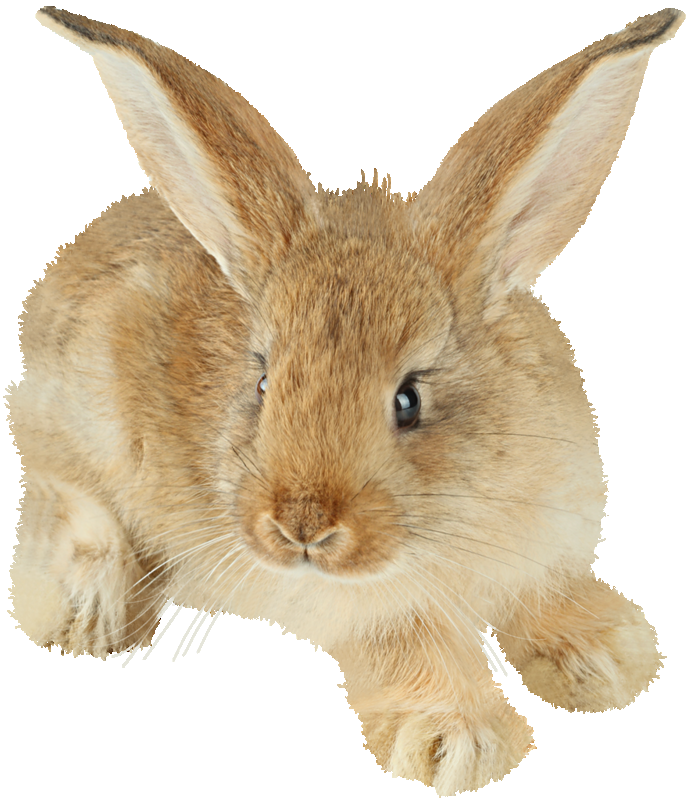
//> input picture ch5-Camera_and_Images/1-HandleImageByOpenCV/rabbit.jpeg, 689 x 800 px
$ ./imageBasics rabbit.jpeg   (built with g++ and OpenCV 4)
//> lines starting //> are read from the running program, lines starting //| are printed output that depends on the picture; after the words box and inside, x2 and y2 are one past the last pixel; in counts of white or black regions, pixels touching at a corner belong together
/**
 * @file imageBasics.cpp
 * @author your name (you@domain.com)
 * @brief OpenCV图像处理
 * @version 0.1
 * @date 2022-09-30
 *
 * @copyright Copyright (c) 2022
 *
 */

#include <iostream>

// 时间库，提供计时，时间等功能
#include <chrono>

using namespace std;

#include <opencv2/core/core.hpp>
#include <opencv2/highgui/highgui.hpp>

int main(int argc, char const *argv[])
{
    // 通过命令行读取图片 argv[1]
    cv::Mat image;
    image = cv::imread(argv[1]); // cv::imread()函数读取指定路径下的图像
//> image is the input picture: 800 rows x 689 cols, CV_8UC3; mean B, G, R 179.6, 203.3, 218.6

    // 判断图像文件是否正确读取
    if (image.data == nullptr) // 数据不存在，可能是文件不存在
    {
        cerr << "文件" << argv[1] << "不存在." << endl;
        return 0;
    }

    // 文件顺利读取，输出文件的基本信息
    cout << "image width: " << image.cols << endl;
//| image width: 689
    cout << "image heigh: " << image.rows << endl;
//| image heigh: 800
    cout << "image channels: " << image.channels() << endl;
//| image channels: 3


    // 显示图像
    cv::imshow("image", image);
    cv::waitKey(0); // 暂停程序，等待一个按键输入

    // 判断图像的类型
    if (image.type() != CV_8UC1 && image.type() != CV_8UC3)
    {
        // 图像类型不符合要求
        cout << "请输入一张彩色图或灰度图." << endl;
        return 0;
    }

    // 遍历图像: 使用std::chrono给算法计时
    chrono::steady_clock::time_point t1 = chrono::steady_clock::now();
    for (size_t y = 0; y < image.rows; y++)
    {
        // 使用cv::Mat::ptr 获得图像行指针
        unsigned char *row_ptr = image.ptr<unsigned char>(y); // row_ptr是第y行的头指针
        for (size_t x = 0; x < image.cols; x++)
        {
            // 访问位于x,y处的像素
            unsigned char *data_ptr = &row_ptr[x * image.channels()]; // data_ptr指向待访问的像素数据

            // 输出该像素的每个通道，如果是灰度图就只有一个通道
            for (int c = 0; c != image.channels(); c++)
            {
                unsigned char data = data_ptr[c]; // data中为I(x,y)第c个通道的值
            }
        }
    }

    chrono::steady_clock::time_point t2 = chrono::steady_clock::now();
    chrono::duration<double> time_used = chrono::duration_cast<chrono::duration<double>>(t2 - t1);
    cout << "遍历图像用时：" << time_used.count() << " 秒." << endl;

    // 关于cv::Mat的拷贝
    // 直接赋值并不会拷贝数据
    cv::Mat another_image = image;
    // 修改another_image会导致image产生变化
    another_image(cv::Rect(0, 0, 100, 100)).setTo(0); // 将左上角100*100置为0
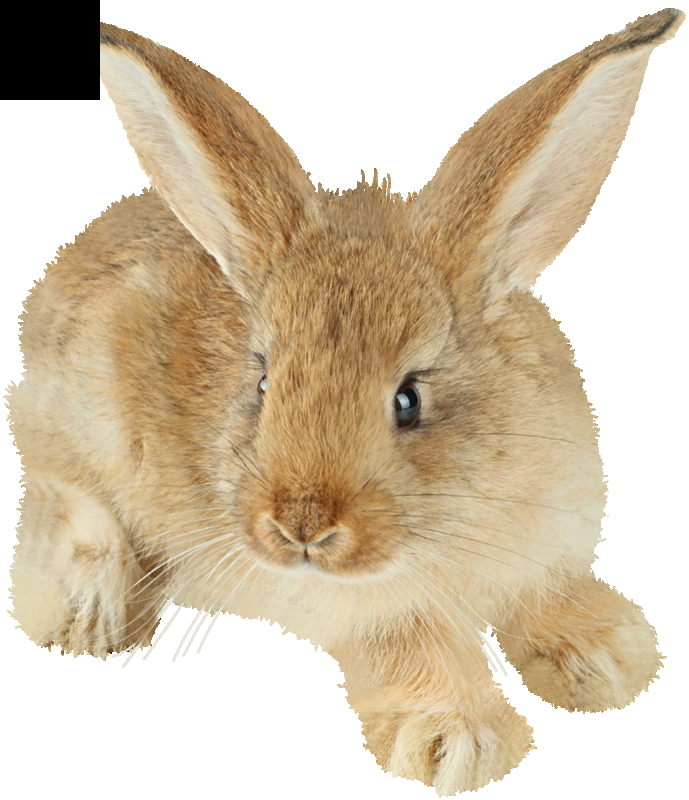
//> another_image: 800 rows x 689 cols, CV_8UC3; 1.81% of pixels changed, all inside (x1, y1, x2, y2) = (0, 0, 100, 100)
    cv::imshow("another image", image);
    cv::waitKey(0);

    // 使用clone函数拷贝数据
    cv::Mat image_clone = image.clone();
    image_clone(cv::Rect(100, 100, 200, 200)).setTo(0);
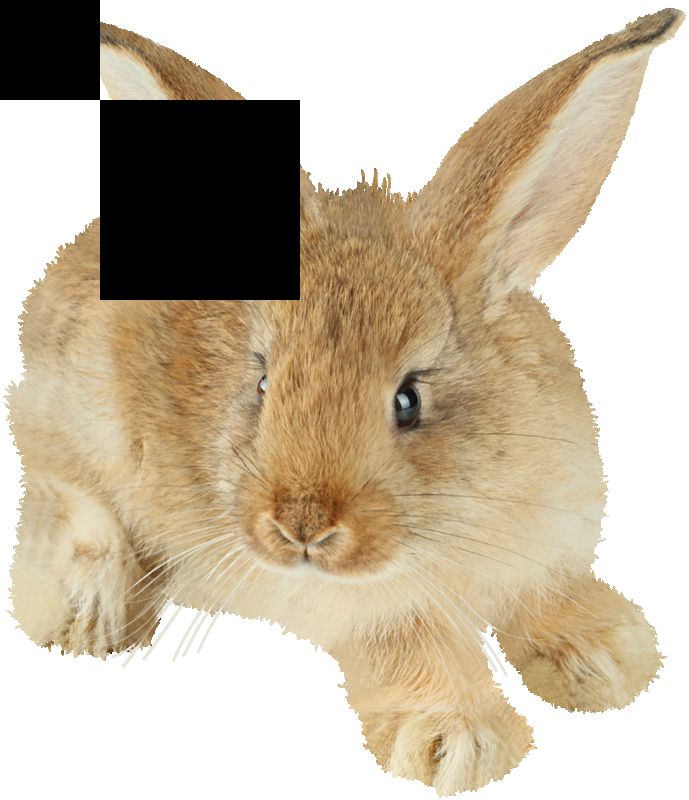
//> image_clone: 800 rows x 689 cols, CV_8UC3; 7.26% of pixels changed, all inside (x1, y1, x2, y2) = (100, 100, 300, 300)
    cv::imshow("clone image", image_clone);
    cv::waitKey(0);

    // 对于图像还有很多的基本操作
    // 剪切、旋转、缩放等

    cv::destroyAllWindows();
    return 0;
}
